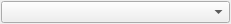
<?xml version="1.0" encoding="UTF-8"?>
<ui version="4.0">
 <class>VariableSelector</class>
 <widget class="QWidget" name="VariableSelector">
  <property name="geometry">
   <rect>
    <x>0</x>
    <y>0</y>
    <width>231</width>
    <height>22</height>
   </rect>
  </property>
  <property name="windowTitle">
   <string>Form</string>
  </property>
  <layout class="QVBoxLayout" name="verticalLayout" stretch="0">
   <property name="spacing">
    <number>1</number>
   </property>
   <property name="leftMargin">
    <number>1</number>
   </property>
   <property name="topMargin">
    <number>1</number>
   </property>
   <property name="rightMargin">
    <number>1</number>
   </property>
   <property name="bottomMargin">
    <number>1</number>
   </property>
   <item>
    <widget class="QComboBox" name="cmbVariable">
     <property name="sizePolicy">
      <sizepolicy hsizetype="MinimumExpanding" vsizetype="Fixed">
       <horstretch>0</horstretch>
       <verstretch>0</verstretch>
      </sizepolicy>
     </property>
    </widget>
   </item>
  </layout>
 </widget>
 <resources/>
 <connections>
  <connection>
   <sender>cmbVariable</sender>
   <signal>currentIndexChanged(int)</signal>
   <receiver>VariableSelector</receiver>
   <slot>onSelection(int)</slot>
   <hints>
    <hint type="sourcelabel">
     <x>115</x>
     <y>10</y>
    </hint>
    <hint type="destinationlabel">
     <x>115</x>
     <y>10</y>
    </hint>
   </hints>
  </connection>
 </connections>
 <slots>
  <slot>onSelection(int)</slot>
 </slots>
</ui>
